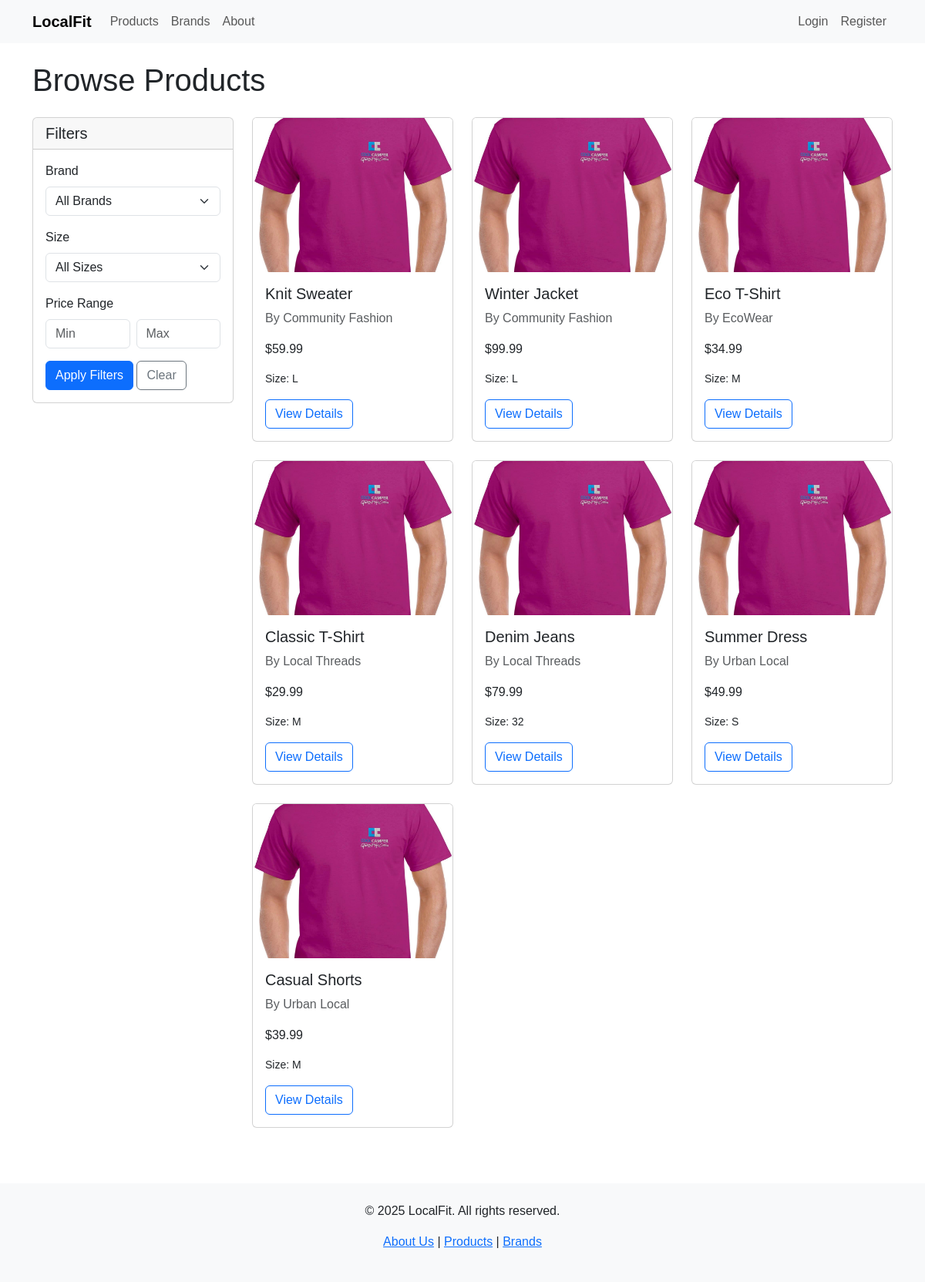
/products.php, run on the app's committed database.
### tables this page shows
CREATE TABLE IF NOT EXISTS products (
    productID INT AUTO_INCREMENT PRIMARY KEY,
    name VARCHAR(255) NOT NULL,
    description TEXT,
    price FLOAT NOT NULL,
    size VARCHAR(50),
    imageURL VARCHAR(255),
    brandID INT,
    FOREIGN KEY (brandID) REFERENCES brands(brandID),
    INDEX idx_brandID (brandID),
    INDEX idx_price (price)
);

CREATE TABLE IF NOT EXISTS brands (
    brandID INT AUTO_INCREMENT PRIMARY KEY,
    name VARCHAR(255) NOT NULL,
    logoURL VARCHAR(255),
    socialLinks TEXT,
    INDEX idx_name (name)
);

### includes/functions.php (called while the page is built, shortened)
<?php
require_once 'config.php';
function getAllProducts($filters = []) {
    global $conn;
    $query = "
        SELECT p.*, b.name as brandName
        FROM products p
        JOIN brands b ON p.brandID = b.brandID
        WHERE 1=1
    ";
    $params = [];
    $stmt = $conn->prepare($query);
    $stmt->execute($params);
    return $stmt->fetchAll(PDO::FETCH_ASSOC);
}
?>

### products.php (the view, shortened to what this page needs)
<?php
require_once 'includes/config.php';
require_once 'includes/functions.php';
if (isset($_GET['id']) && is_numeric($_GET['id'])) {
    $productID = $_GET['id'];
    $stmt = $conn->prepare("
        SELECT p.*, b.name as brandName, b.logoURL as brandLogo, b.socialLinks
        FROM products p
        JOIN brands b ON p.brandID = b.brandID
        WHERE p.productID = ?
    ");
    $stmt->execute([$productID]);
    $product = $stmt->fetch(PDO::FETCH_ASSOC);
    if (!$product) {
        header("Location: products.php");
        exit();
    }
    if (isset($_POST['add_to_cart']) && isset($_SESSION['user_id'])) {
        $quantity = isset($_POST['quantity']) ? (int)$_POST['quantity'] : 1;
        if ($quantity > 0) {
            addToCart($_SESSION['user_id'], $productID, $quantity);
            $_SESSION['success_message'] = "Product added to cart!";
            header("Location: products.php?id=" . $productID);
            exit();
        }
    }
    include 'includes/header.php';
    ?>
    <div class="container my-5">
        <?php if (isset($_SESSION['success_message'])): ?>
            <div class="alert alert-success">
                <?= $_SESSION['success_message'] ?>
                <?php unset($_SESSION['success_message']); ?>
            </div>
        <?php endif; ?>
        <div class="row">
            <div class="col-md-6">
                <img src="<?= $product['imageURL'] ?>" class="img-fluid" alt="<?= $product['name'] ?>">
            </div>
            <div class="col-md-6">
                <h2><?= $product['name'] ?></h2>
                <p class="text-muted">By <a href="brands.php?id=<?= $product['brandID'] ?>"><?= $product['brandName'] ?></a></p>
                <h4 class="my-3">$<?= number_format($product['price'], 2) ?></h4>
                <p>Size: <?= $product['size'] ?></p>
                <p><?= $product['description'] ?></p>
                <form action="" method="post">
                    <div class="mb-3">
                        <label for="quantity" class="form-label">Quantity</label>
                        <input type="number" id="quantity" name="quantity" class="form-control" value="1" min="1" style="width: 100px;">
                    </div>
                    <?php if (isset($_SESSION['user_id'])): ?>
                        <button type="submit" name="add_to_cart" class="btn btn-primary">Add to Cart</button>
                    <?php else: ?>
                        <a href="login.php" class="btn btn-primary">Login to Purchase</a>
                    <?php endif; ?>
                </form>
            </div>
        </div>
        <div class="mt-5">
            <h3>About the Brand</h3>
            <div class="row align-items-center">
                <div class="col-md-2">
                    <img src="<?= $product['brandLogo'] ?>" class="img-fluid" alt="<?= $product['brandName'] ?>">
                </div>
                <div class="col-md-10">
                    <h4><?= $product['brandName'] ?></h4>
                    <?php if (!empty($product['socialLinks'])): ?>
                        <p>Connect: <?= $product['socialLinks'] ?></p>
                    <?php endif; ?>
                </div>
            </div>
        </div>
    </div>
<?php } else {
    $filters = [];
    $products = getAllProducts($filters);
    include 'includes/header.php';
?>
<h1 class="mb-4">Browse Products</h1>
<div class="row">
    <div class="col-md-3">
        <div class="card mb-4">
            <div class="card-header">
                <h5 class="mb-0">Filters</h5>
            </div>
            <div class="card-body">
                <form action="" method="get">
                    <div class="mb-3">
                        <label for="brand" class="form-label">Brand</label>
                        <select name="brand" id="brand" class="form-select">
                            <option value="">All Brands</option>
                        </select>
                    </div>
                    <div class="mb-3">
                        <label for="size" class="form-label">Size</label>
                        <select name="size" id="size" class="form-select">
                            <option value="">All Sizes</option>
                        </select>
                    </div>
                    <div class="mb-3">
                        <label class="form-label">Price Range</label>
                        <div class="d-flex">
                            <input type="number" name="min_price" class="form-control me-2" placeholder="Min" value="<?= $filters['min_price'] ?? '' ?>">
                            <input type="number" name="max_price" class="form-control" placeholder="Max" value="<?= $filters['max_price'] ?? '' ?>">
                        </div>
                    </div>
                    <button type="submit" class="btn btn-primary">Apply Filters</button>
                    <a href="products.php" class="btn btn-outline-secondary">Clear</a>
                </form>
            </div>
        </div>
    </div>
    <div class="col-md-9">
        <?php if (empty($products)): ?>
            <div class="alert alert-info">No products found matching your criteria.</div>
        <?php else: ?>
            <div class="row">
                <?php foreach ($products as $product): ?>
                    <div class="col-md-4 mb-4">
                        <div class="card h-100">
                            <img src="<?= $product['imageURL'] ?>" class="card-img-top" alt="<?= $product['name'] ?>">
                            <div class="card-body">
                                <h5 class="card-title"><?= $product['name'] ?></h5>
                                <p class="card-text text-muted">By <?= $product['brandName'] ?></p>
                                <p class="card-text">$<?= number_format($product['price'], 2) ?></p>
                                <p class="card-text small">Size: <?= $product['size'] ?></p>
                                <a href="products.php?id=<?= $product['productID'] ?>" class="btn btn-outline-primary">View Details</a>
                            </div>
                        </div>
                    </div>
                <?php endforeach; ?>
            </div>
        <?php endif; ?>
    </div>
</div>
<?php } ?>
<?php include 'includes/footer.php'; ?>

### assets/css/style.css (style rules this page uses)
body { font-family: Arial, sans-serif; }
.card-img-top { height: 200px; object-fit: cover; }

### data on the page
products: imageURL (placeholder picture), name "Knit Sweater", brandID.name "Community Fashion", price "59.99", size "L"
products: imageURL (placeholder picture), name "Winter Jacket", brandID.name "Community Fashion", price "99.99", size "L"
products: imageURL (placeholder picture), name "Eco T-Shirt", brandID.name "EcoWear", price "34.99", size "M"
products: imageURL (placeholder picture), name "Classic T-Shirt", brandID.name "Local Threads", price "29.99", size "M"
products: imageURL (placeholder picture), name "Denim Jeans", brandID.name "Local Threads", price "79.99", size "32"
products: imageURL (placeholder picture), name "Summer Dress", brandID.name "Urban Local", price "49.99", size "S"
products: imageURL (placeholder picture), name "Casual Shorts", brandID.name "Urban Local", price "39.99", size "M"
